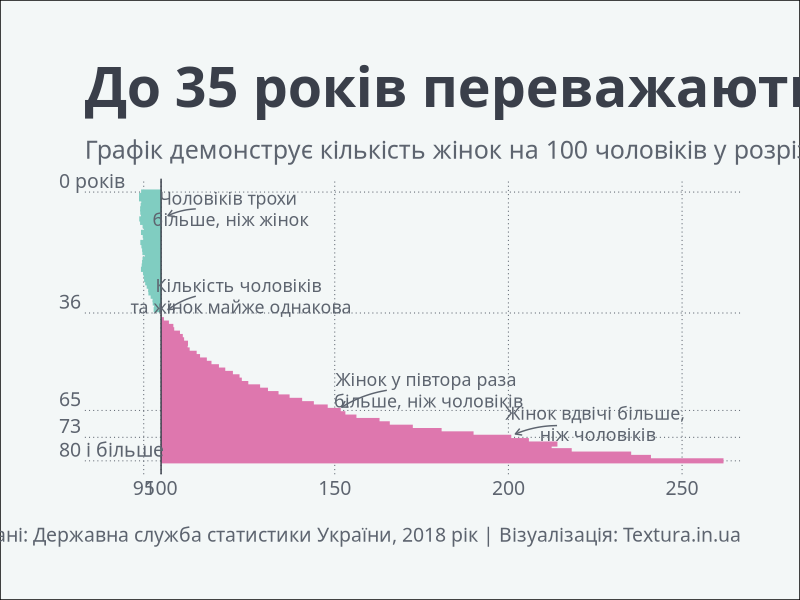

Here is the R script that generated this plot:
library(dplyr)
library(tidyr)
library(ggplot2)

df <- read.csv('population_by_age_sex_year.csv', stringsAsFactors = F)

# transform data --------------------------------------------------------------------------------------------

df <- df %>% 
  filter(year == max(year), age != 'Вік невідомий') %>% 
  mutate(age = factor(age, ordered = T, levels = unique(age)),
         ratio = women/men * 100,
         dominant = ifelse(ratio > 100, 'жінки', 'чоловіки'))

# add data for annotations and segments

annotations <- data.frame(
  x = c(69, 59, 31, 5),
  y = c(225, 177, 123, 120),
  label = c('Жінок вдвічі більше,\n ніж чоловіків', 
            'Жінок у півтора раза \nбільше, ніж чоловіків', 
            'Кількість чоловіків \nта жінок майже однакова',
            'Чоловіків трохи \nбільше, ніж жінок')
)

segments <- data.frame(
  x = c(69.5, 59, 31, 5),
  y = c(214, 165, 110, 110),
  xend = c(72, 64, 35, 7),
  yend = c(202, 152, 102, 102)
)

# plot

png(filename = '01_sex_ratio.png', width = 1000, height = 650)

ggplot(df)+
  geom_linerange(aes(x = as.numeric(age) - 1, ymin = 100, ymax = ratio, 
                     color = dominant), size = 1.75)+
  geom_hline(yintercept = 100, color = '#3A3F4A')+
  geom_text(data = annotations, aes(x = x, y = y, label = label),
            family = 'Ubuntu Condensed', color = '#5D646F', size = 4.5, lineheight = 1)+
  geom_curve(data = segments, aes(x = x, y = y, xend = xend, yend = yend), 
             curvature = 0.1, arrow = arrow(length = unit(5, 'pt')),
             color = '#5D646F')+
  scale_x_reverse(breaks = c(0, 36, 65, 73, 80), 
                  labels = c('0 років', 36, 65, 73, '80 і більше'))+
  scale_y_continuous(limits = c(80, 265), 
                     breaks = c(95, 100, 150, 200, 250), 
                     expand = c(0.01, 0.1))+
  scale_color_manual(values = c('#de77ae', '#80cdc1'))+
  coord_flip()+
  labs(title = 'До 35 років переважають чоловіки. Після — жінки',
       subtitle = 'Графік демонструє кількість жінок на 100 чоловіків у розрізі вікових груп',
       caption = 'Дані: Державна служба статистики України, 2018 рік | Візуалізація: Textura.in.ua')+
  theme_minimal()+
  theme(text = element_text(family = 'Ubuntu Condensed', face = 'plain', color = '#3A3F4A'),
        axis.title = element_blank(),
        axis.text = element_text(size = 14, color = '#5D646F'),
        axis.text.y = element_text(hjust = 0, vjust = -0.3, margin = margin(r = -60)),
        legend.position = 'none',
        panel.grid.major = element_line(size = 0.35, linetype = 'dotted', color = '#5D646F'),
        panel.grid.minor = element_blank(),
        plot.title = element_text(face = 'bold', size = 40, margin = margin(b = 15, t = 20)),
        plot.subtitle = element_text(size = 18, face = 'plain', margin = margin(b = 10), color = '#5D646F'),
        plot.caption = element_text(size = 14, margin = margin(t = 20, b = 10), color = '#5D646F'),
        plot.background = element_rect(fill = '#F3F7F7'),
        plot.margin = unit(c(1, 1.5, 1, 1.5), 'cm'))

dev.off()

rm(df, annotations, segments)